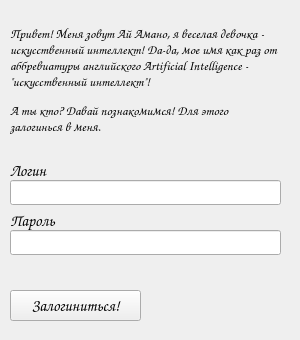
<?xml version="1.0" encoding="UTF-8"?>
<ui version="4.0">
 <class>SIF</class>
 <widget class="QWidget" name="SIF">
  <property name="geometry">
   <rect>
    <x>0</x>
    <y>0</y>
    <width>300</width>
    <height>340</height>
   </rect>
  </property>
  <property name="minimumSize">
   <size>
    <width>300</width>
    <height>340</height>
   </size>
  </property>
  <property name="maximumSize">
   <size>
    <width>300</width>
    <height>340</height>
   </size>
  </property>
  <property name="font">
   <font>
    <family>Comic Sans MS</family>
    <pointsize>12</pointsize>
   </font>
  </property>
  <property name="windowTitle">
   <string>Логинимся</string>
  </property>
  <property name="styleSheet">
   <string notr="true"/>
  </property>
  <widget class="QLabel" name="label_3">
   <property name="geometry">
    <rect>
     <x>10</x>
     <y>210</y>
     <width>111</width>
     <height>21</height>
    </rect>
   </property>
   <property name="text">
    <string>Пароль</string>
   </property>
  </widget>
  <widget class="QPushButton" name="signin">
   <property name="geometry">
    <rect>
     <x>10</x>
     <y>290</y>
     <width>131</width>
     <height>31</height>
    </rect>
   </property>
   <property name="cursor">
    <cursorShape>PointingHandCursor</cursorShape>
   </property>
   <property name="text">
    <string>Залогиниться!</string>
   </property>
   <property name="shortcut">
    <string>Return</string>
   </property>
  </widget>
  <widget class="QLabel" name="label">
   <property name="geometry">
    <rect>
     <x>10</x>
     <y>10</y>
     <width>271</width>
     <height>141</height>
    </rect>
   </property>
   <property name="font">
    <font>
     <family>Comic Sans MS</family>
     <pointsize>10</pointsize>
    </font>
   </property>
   <property name="text">
    <string>&lt;p&gt;Привет! Меня зовут &lt;strong&gt;Ай Амано&lt;/strong&gt;, я веселая девочка - искусственный интеллект! Да-да, мое имя как раз от аббревиатуры английского &lt;i&gt;Artificial Intelligence&lt;/i&gt; - &quot;искусственный интеллект&quot;!&lt;/p&gt;
&lt;p&gt;А ты кто? Давай познакомимся! Для этого залогинься в меня.&lt;/p&gt;</string>
   </property>
   <property name="wordWrap">
    <bool>true</bool>
   </property>
  </widget>
  <widget class="QLineEdit" name="input_login">
   <property name="geometry">
    <rect>
     <x>10</x>
     <y>180</y>
     <width>271</width>
     <height>25</height>
    </rect>
   </property>
  </widget>
  <widget class="QLabel" name="label_2">
   <property name="geometry">
    <rect>
     <x>10</x>
     <y>160</y>
     <width>111</width>
     <height>21</height>
    </rect>
   </property>
   <property name="text">
    <string>Логин</string>
   </property>
  </widget>
  <widget class="QLabel" name="error">
   <property name="enabled">
    <bool>true</bool>
   </property>
   <property name="geometry">
    <rect>
     <x>10</x>
     <y>260</y>
     <width>261</width>
     <height>31</height>
    </rect>
   </property>
   <property name="font">
    <font>
     <family>Courier New</family>
     <pointsize>8</pointsize>
    </font>
   </property>
   <property name="text">
    <string/>
   </property>
   <property name="alignment">
    <set>Qt::AlignLeading|Qt::AlignLeft|Qt::AlignTop</set>
   </property>
   <property name="wordWrap">
    <bool>true</bool>
   </property>
  </widget>
  <widget class="QLineEdit" name="input_passwd">
   <property name="geometry">
    <rect>
     <x>10</x>
     <y>230</y>
     <width>271</width>
     <height>25</height>
    </rect>
   </property>
   <property name="styleSheet">
    <string notr="true"/>
   </property>
   <property name="echoMode">
    <enum>QLineEdit::Password</enum>
   </property>
  </widget>
 </widget>
 <resources>
  <include location="wordgame.qrc"/>
 </resources>
 <connections/>
</ui>
